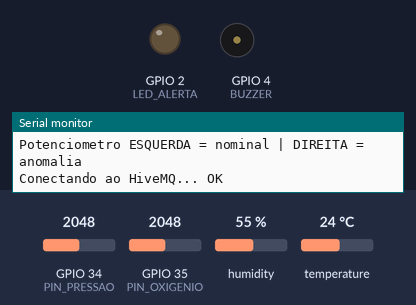
Simulated run of this sketch. Board: ESP32. Shown: output pins drawn as LEDs (lit = HIGH), buzzer (waves = sounding, pin HIGH), the last lines printed to the serial monitor. The inputs (shaded band) are chosen by the test bench; at power-on: GPIO 34 (PIN_PRESSAO) = 2048, GPIO 35 (PIN_OXIGENIO) = 2048, humidity 55 %, temperature 24 °C. WiFi joins after 1.5 s; servers stay silent unless stated; random numbers use the default seed unless the sketch sets one; no MQTT or app messages arrive unless stated.

Above: at 1.53 s.
At 1.63 s:
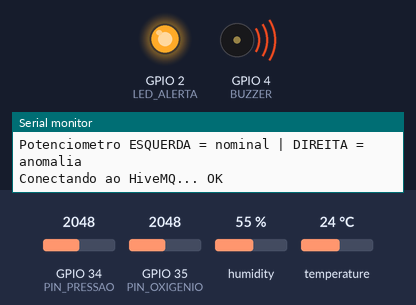
At 4.2 s:
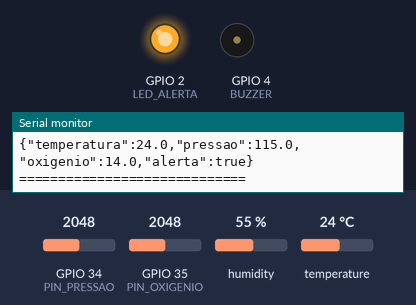
Timing chart, 0 to 7.5 s (numbered marks = the images above):
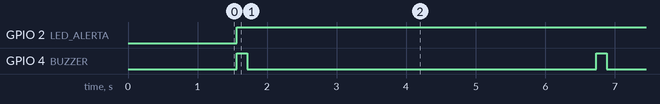

The sketch:

SimuladorWokwi.ino
```cpp
#include <WiFi.h>
#include <WiFiClientSecure.h>
#include <PubSubClient.h>
#include <DHT.h>


const char* ssid     = "Wokwi-GUEST";
const char* password = "";


const char* mqtt_server = "9ca03c36523a4fbaa8ffdfb128beef7b.s1.eu.hivemq.cloud";
const int   mqtt_port   = 8883;
const char* mqtt_user   = "GlobalSolutionESPS";
const char* mqtt_pass   = "Global@Solution1";

const char* telemetryTopic = "spacex/dragon01/telemetry";
const char* alertTopic     = "spacex/dragon01/alerts";


#define DHTPIN      15
#define DHTTYPE     DHT22
#define PIN_PRESSAO 34   // potenciômetro de pressão
#define PIN_OXIGENIO 35  // potenciômetro de oxigênio
#define LED_ALERTA   2
#define BUZZER       4

DHT dht(DHTPIN, DHTTYPE);

WiFiClientSecure espClient;
PubSubClient     client(espClient);


void setup_wifi() {
  Serial.println();
  Serial.println("Conectando ao WiFi...");
  WiFi.begin(ssid, password);
  while (WiFi.status() != WL_CONNECTED) {
    delay(500);
    Serial.print(".");
  }
  Serial.println();
  Serial.println("WiFi conectado!");
  Serial.print("IP: ");
  Serial.println(WiFi.localIP());
}


void reconnect() {
  while (!client.connected()) {
    Serial.print("Conectando ao HiveMQ... ");
    String clientId = "Dragon-";
    clientId += String(random(0xffff), HEX);
    if (client.connect(clientId.c_str(), mqtt_user, mqtt_pass)) {
      Serial.println("OK");
    } else {
      Serial.print("Erro MQTT: ");
      Serial.println(client.state());
      delay(5000);
    }
  }
}


void setup() {
  Serial.begin(115200);

  pinMode(LED_ALERTA, OUTPUT);
  pinMode(BUZZER,     OUTPUT);
  digitalWrite(LED_ALERTA, LOW);
  digitalWrite(BUZZER,     LOW);

  dht.begin();
  setup_wifi();

  espClient.setInsecure();
  client.setServer(mqtt_server, mqtt_port);

  Serial.println("Sistema Dragon iniciado.");
  Serial.println("Potenciometro ESQUERDA = nominal | DIREITA = anomalia");
}


void loop() {

  if (!client.connected()) {
    reconnect();
  }
  client.loop();


  float temperatura = dht.readTemperature();
  if (isnan(temperatura)) {
    temperatura = 23.0;
  }

  int leituraPressao = analogRead(PIN_PRESSAO);
  float pressao;

  if (leituraPressao <= 2047) {

    pressao = map(leituraPressao, 0, 2047, 94, 106);
  } else {

    pressao = map(leituraPressao, 2048, 4095, 115, 125);
  }


  int leituraOxigenio = analogRead(PIN_OXIGENIO);
  float oxigenio;

  if (leituraOxigenio <= 2047) {

    oxigenio = map(leituraOxigenio, 0, 2047, 195, 225) / 10.0;
  } else {
    // metade direita → valores de anomalia
    oxigenio = map(leituraOxigenio, 2048, 4095, 140, 170) / 10.0;
  }

  bool alerta = false;

  if (temperatura < 18.0 || temperatura > 28.0) alerta = true;
  if (pressao     < 90.0 || pressao     > 110.0) alerta = true;
  if (oxigenio    < 19.0 || oxigenio    > 23.0)  alerta = true;


  if (alerta) {
    digitalWrite(LED_ALERTA, HIGH);
    digitalWrite(BUZZER, HIGH);
    delay(150);
    digitalWrite(BUZZER, LOW);

    String alertMsg = "{\"status\":\"ALERTA\"}";
    client.publish(alertTopic, alertMsg.c_str());

  } else {
    digitalWrite(LED_ALERTA, LOW);
  }


  String payload = "{";
  payload += "\"temperatura\":" + String(temperatura, 1) + ",";
  payload += "\"pressao\":"     + String(pressao,     1) + ",";
  payload += "\"oxigenio\":"    + String(oxigenio,    1) + ",";
  payload += "\"alerta\":"      + String(alerta ? "true" : "false");
  payload += "}";

  client.publish(telemetryTopic, payload.c_str());

  Serial.println();
  Serial.println("===== TELEMETRIA DRAGON =====");
  Serial.print("Leitura pressao (ADC):  "); Serial.println(leituraPressao);
  Serial.print("Leitura oxigenio (ADC): "); Serial.println(leituraOxigenio);
  Serial.println(payload);
  Serial.println("=============================");

  delay(5000);
}
```

Measured:
- by itself, GPIO 2 (LED_ALERTA): LOW → HIGH at 1.6 s
- by itself, GPIO 4 (BUZZER): alternates HIGH for 0.15 s and LOW for 5.0 s
